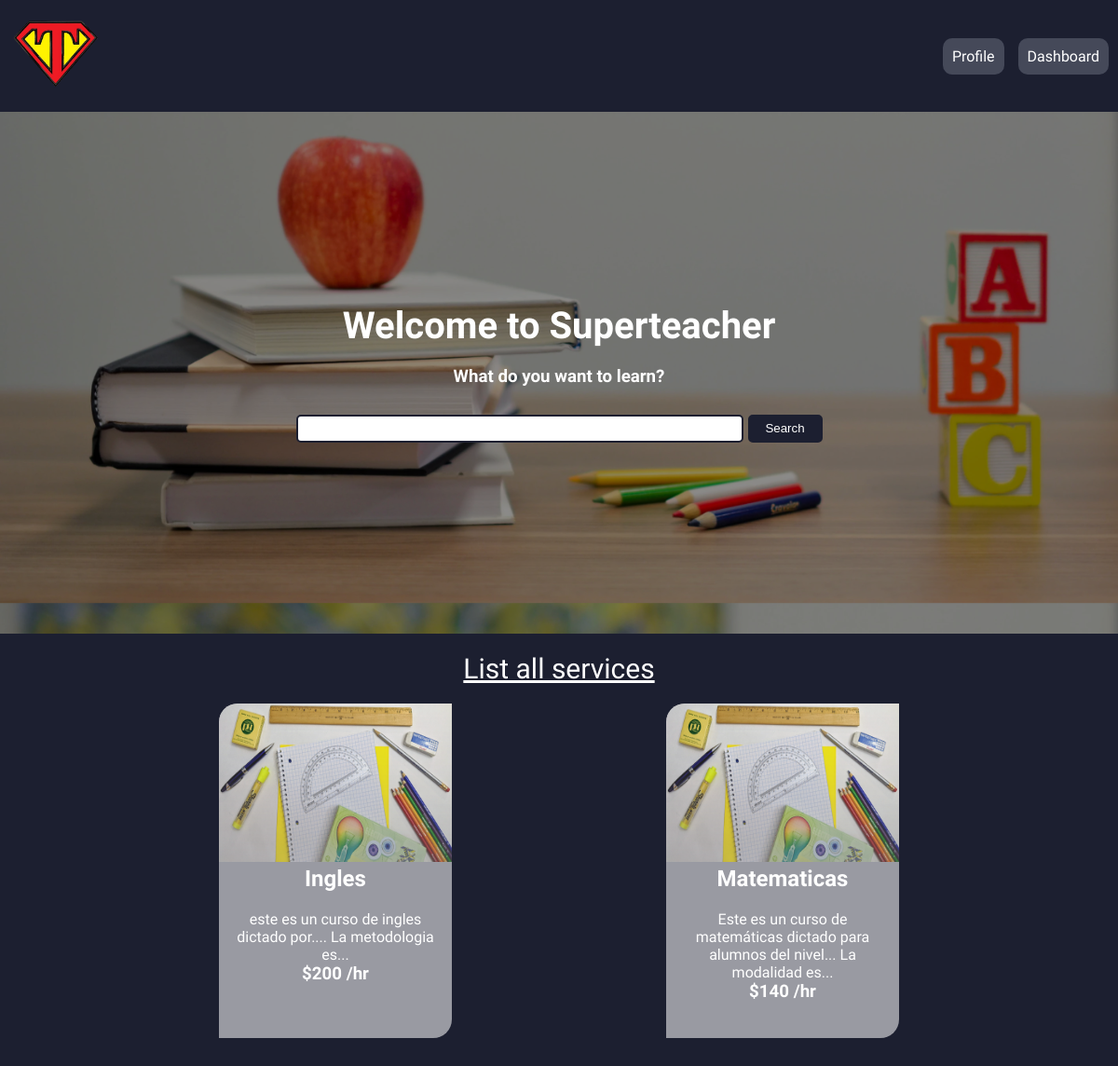
Page /home/dashboard/ on the earlier database version.
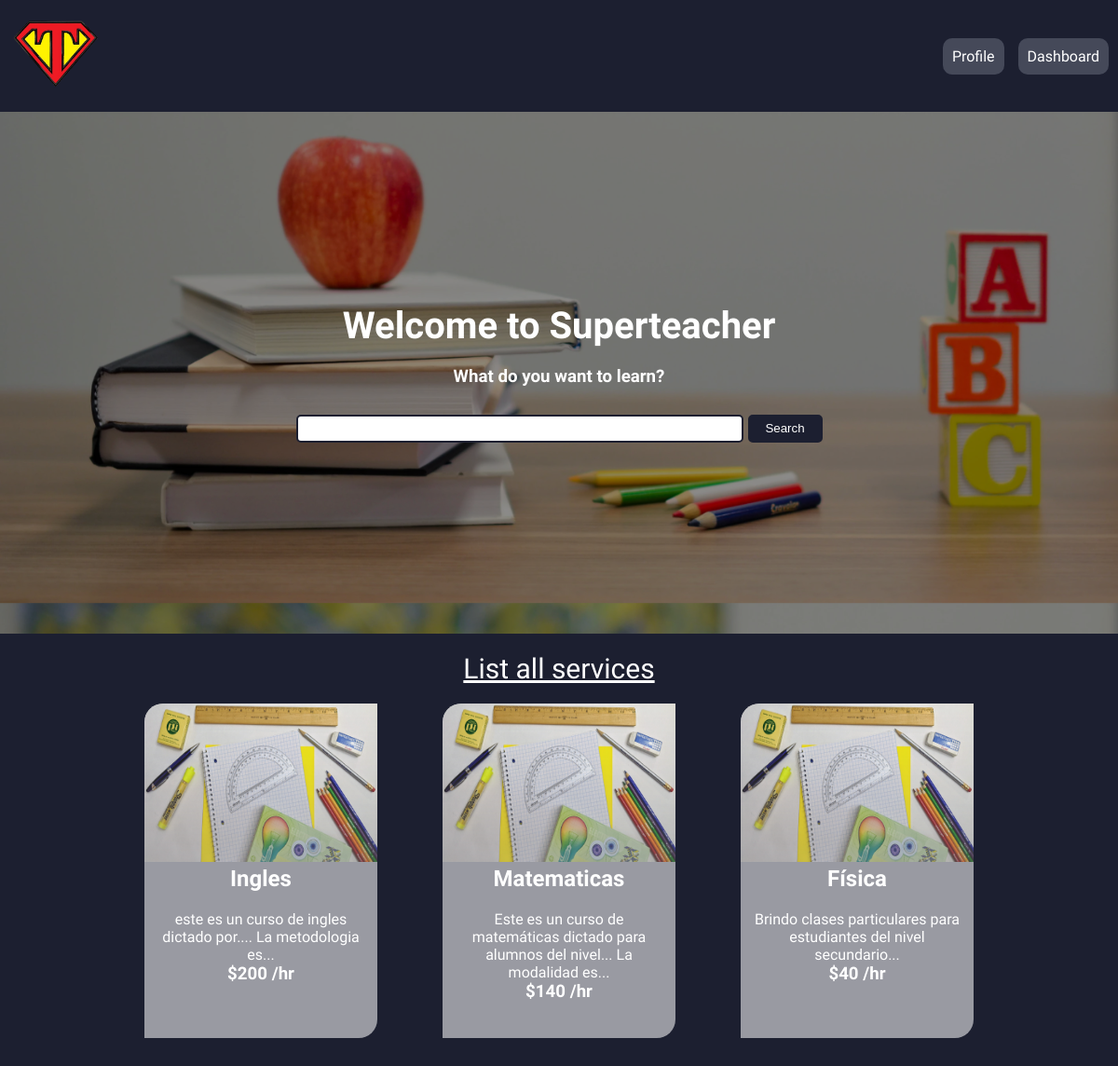
Same page on the later database version.
### super_teacher/models.py (models this page shows, shortened)
class Service(models.Model):
    subject = models.CharField(max_length=64)
    description = models.CharField(max_length=256)
    price = models.IntegerField()

### super_teacher/views.py (the view)
# urls.py: path('dashboard/', dashboard, name="dashboard"),
def dashboard(request):
    context = {
        'services' : Service.objects.all()
    }
    http_response = render(
        request = request,
        template_name = "super_teacher/dashboard.html",
        context = context
    )
    return http_response

### super_teacher/templates/super_teacher/dashboard.html (shortened to what this page needs)
{% extends "base_2.html" %}
{% load static %}
{% block main %}
    <main class="main-dashboard">
        <section class="banner-dashboard">
            <h1>Welcome to Superteacher</h1>
            <h3>What do you want to learn?</h3>
            <form action="{% url 'search_service'%}" method="post">
                <input type="text" name="search">
                <input class="submit" type="submit" value="Search">
            </form>
        </section>
        <section class="services">
            <a href="{% url 'dashboard' %}">List all services</a>
            {% if services%}
                <div class="services-list">
                    {% for service in services%}
                        <div class="card">
                            <img src="{% static 'assets/cards.webp' %}" alt="classes">
                            <div class="card-text">
                                <h2>{{service.subject}}</h2>
                                <p>{{service.description}}</p>
                                <h3>${{service.price}} /hr</h3>
                            </div>
                        </div>
                    {% endfor %}
                    {% else %}
                        <div>
                            <h2>Your search returned no results</h2>
                        </div>
                    {% endif %}
                </div>
        </section>
    </main>
{% endblock main %}

Differences in the rows shown:
added Service: subject "Física", description "Brindo clases particulares para estudiantes del nivel secundario...", price "40"
